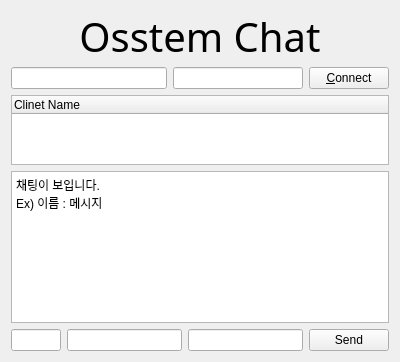
<?xml version="1.0" encoding="UTF-8"?>
<ui version="4.0">
 <class>ClientChat</class>
 <widget class="QWidget" name="ClientChat">
  <property name="geometry">
   <rect>
    <x>0</x>
    <y>0</y>
    <width>400</width>
    <height>362</height>
   </rect>
  </property>
  <property name="windowTitle">
   <string>Form</string>
  </property>
  <layout class="QVBoxLayout" name="verticalLayout_2">
   <item>
    <layout class="QVBoxLayout" name="verticalLayout">
     <item>
      <widget class="QLabel" name="label">
       <property name="maximumSize">
        <size>
         <width>16777215</width>
         <height>50</height>
        </size>
       </property>
       <property name="font">
        <font>
         <family>Arial Rounded MT Bold</family>
         <pointsize>30</pointsize>
        </font>
       </property>
       <property name="text">
        <string>Osstem Chat</string>
       </property>
       <property name="alignment">
        <set>Qt::AlignCenter</set>
       </property>
      </widget>
     </item>
     <item>
      <layout class="QHBoxLayout" name="horizontalLayout">
       <item>
        <widget class="QLineEdit" name="ipAddressLineEdit"/>
       </item>
       <item>
        <widget class="QLineEdit" name="portLineEdit">
         <property name="maximumSize">
          <size>
           <width>130</width>
           <height>16777215</height>
          </size>
         </property>
        </widget>
       </item>
       <item>
        <widget class="QPushButton" name="connectPushButton">
         <property name="maximumSize">
          <size>
           <width>80</width>
           <height>16777215</height>
          </size>
         </property>
         <property name="text">
          <string>&amp;Connect</string>
         </property>
        </widget>
       </item>
      </layout>
     </item>
     <item>
      <widget class="QTreeWidget" name="treeWidget">
       <property name="maximumSize">
        <size>
         <width>16777215</width>
         <height>100</height>
        </size>
       </property>
       <column>
        <property name="text">
         <string>Clinet Name</string>
        </property>
       </column>
      </widget>
     </item>
     <item>
      <widget class="QTextEdit" name="textEdit">
       <property name="html">
        <string>&lt;!DOCTYPE HTML PUBLIC &quot;-//W3C//DTD HTML 4.0//EN&quot; &quot;http://www.w3.org/TR/REC-html40/strict.dtd&quot;&gt;
&lt;html&gt;&lt;head&gt;&lt;meta name=&quot;qrichtext&quot; content=&quot;1&quot; /&gt;&lt;meta charset=&quot;utf-8&quot; /&gt;&lt;style type=&quot;text/css&quot;&gt;
p, li { white-space: pre-wrap; }
hr { height: 1px; border-width: 0; }
&lt;/style&gt;&lt;/head&gt;&lt;body style=&quot; font-family:'맑은 고딕'; font-size:9pt; font-weight:400; font-style:normal;&quot;&gt;
&lt;p style=&quot; margin-top:0px; margin-bottom:0px; margin-left:0px; margin-right:0px; -qt-block-indent:0; text-indent:0px;&quot;&gt;채팅이 보입니다.&lt;/p&gt;
&lt;p style=&quot; margin-top:0px; margin-bottom:0px; margin-left:0px; margin-right:0px; -qt-block-indent:0; text-indent:0px;&quot;&gt;Ex) 이름 : 메시지&lt;/p&gt;
&lt;p style=&quot;-qt-paragraph-type:empty; margin-top:0px; margin-bottom:0px; margin-left:0px; margin-right:0px; -qt-block-indent:0; text-indent:0px;&quot;&gt;&lt;br /&gt;&lt;/p&gt;&lt;/body&gt;&lt;/html&gt;</string>
       </property>
      </widget>
     </item>
     <item>
      <layout class="QHBoxLayout" name="horizontalLayout_2">
       <item>
        <widget class="QLineEdit" name="clientIdLineEdit">
         <property name="maximumSize">
          <size>
           <width>50</width>
           <height>16777215</height>
          </size>
         </property>
        </widget>
       </item>
       <item>
        <widget class="QLineEdit" name="clientNameLineEdit">
         <property name="maximumSize">
          <size>
           <width>120</width>
           <height>16777215</height>
          </size>
         </property>
         <property name="readOnly">
          <bool>false</bool>
         </property>
        </widget>
       </item>
       <item>
        <widget class="QLineEdit" name="inputLine"/>
       </item>
       <item>
        <widget class="QPushButton" name="sendButton">
         <property name="sizePolicy">
          <sizepolicy hsizetype="Fixed" vsizetype="Fixed">
           <horstretch>0</horstretch>
           <verstretch>0</verstretch>
          </sizepolicy>
         </property>
         <property name="text">
          <string>Send</string>
         </property>
        </widget>
       </item>
      </layout>
     </item>
    </layout>
   </item>
  </layout>
 </widget>
 <resources/>
 <connections/>
</ui>
